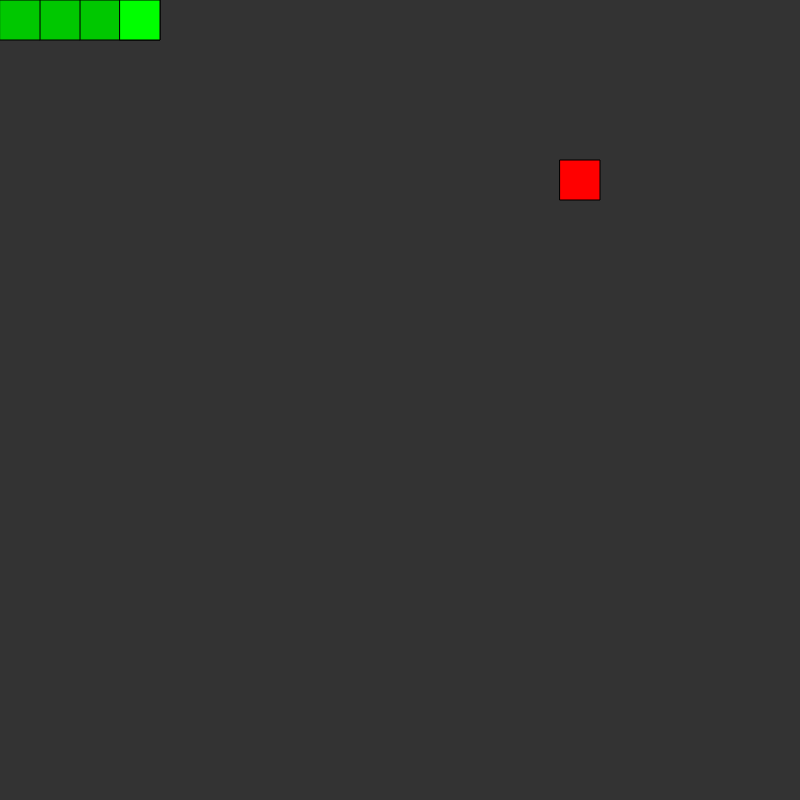
Frame 1 (no input)
Frame 60 (no input): identical to frame 1, image omitted
Frame 120 (the mouse pressed at the canvas centre since frame 60): identical to frame 1, image omitted

The p5.js sketch that drew this single still picture (run headless with seeded random() and noise() and a simulated clock; from frame 60 on, the mouse is pressed at the canvas centre):

// p5.js sketch
// ── sketch.js
var squareSize = 40;
var snake;
var apple;

function setup() {
	createCanvas(800, 800);
	
	startBody = [[3, 0], [2, 0], [1, 0], [0, 0]];
	snake = new Snake(startBody);
	
	spawnApple();
}

function draw() {
	background(51);
	
	fill(0, 200, 0);
	for (var seg of snake.body) {
		drawSquareAt(seg[0], seg[1]);
	}
	
	fill(0, 255, 0);
	drawSquareAt(snake.body[0][0], snake.body[0][1]);
	
	fill(255, 0, 0);
	drawSquareAt(apple[0], apple[1]);
	
	// snake.chooseDirection();
	// snake.moveSnake();
}

function drawSquareAt(x, y) {
	rect(x * squareSize, y * squareSize, squareSize, squareSize);
}

function spawnApple() {
	apple = [int(random(width / squareSize)), int(random(height / squareSize))];
}

function keyPressed() {
	snake.chooseDirection();
	snake.moveSnake();
}
// ── Snake.js
function Snake(startBody) {
	this.body = startBody;
	this.direction = "right";
	this.counter = 0;
	
	this.chooseDirection = function() {		
		this.direction = "right";
	}
	
	this.moveSnake = function() {
		nextSegment = this.getSegment(this.direction);
		
		snake.body.unshift(nextSegment);
		if (this.counter > 0) {
			this.counter = this.counter - 1;
		} else {
			snake.body.pop();
		}
	}
	
	this.getSegment = function(direc) {
		dx = 0;
		dy = 0
		if (direc == "right") {
			dx = 1;
		} else if (direc == "left") {
			dx = -1;
		} else if (direc == "up") {
			dy = -1;
		} else if (direc == "down") {
			dy = 1;
		}
		
		head = this.body[0];
		return [head[0] + dx, head[1] + dy];
	}
	
	this.contains = function(sq) {
		for (var segment of this.body) {
			if (segment[0] == sq[0] && segment[1] == sq[1]) {
				return true;
			}
		}
		return false;
	}
}
